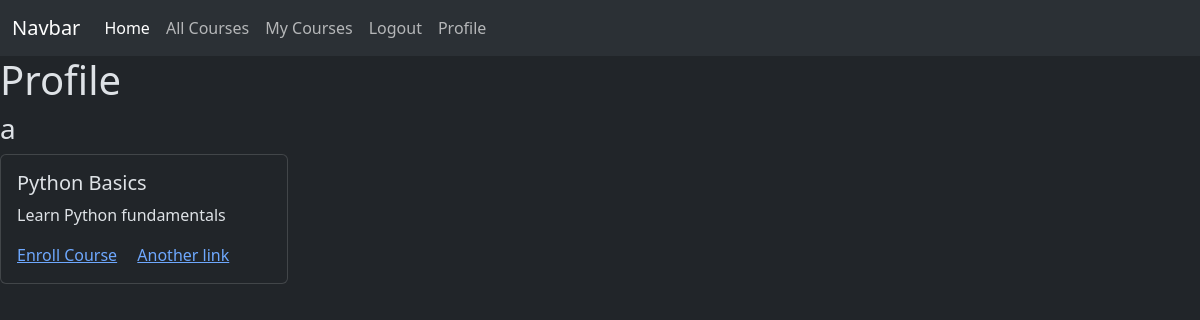
Page /user/profile/ (signed in) on the committed database.
### userApp/models.py (models this page shows)
class CustomUser(AbstractBaseUser,PermissionsMixin):
    email = models.EmailField(unique=True)
    first_name = models.CharField()
    last_name = models.CharField()
    enrolled_courses = models.ManyToManyField('courses.Course')
    is_active = models.BooleanField(default=True)
    is_staff = models.BooleanField(default = False)
    objects = CustomUserManager()
    USERNAME_FIELD = 'email'
    REQUIRED_FIELDS = ['first_name']

### courses/models.py (models this page shows, shortened)
class Course(models.Model):
    title = models.CharField(max_length=155,)
    description = models.TextField()

### userApp/views.py (the view)
# urls.py: path('profile/',views.profile,name="profile"),
def profile(request):
    all_courses = Course.objects.filter(id=request.user.id)
    return render(request,'profile.html',{'all_courses':all_courses})

### userApp/templates/profile.html (shortened to what this page needs)
{% extends "layout.html" %}
{% block content %}
    <h1>Profile</h1>
    <h3>{{user.first_name}}</h3>
    {% for course in all_courses %}
        <div class="card" style="width: 18rem;">
        <div class="card-body">
            <h5 class="card-title">{{course.title}}</h5>
            <p class="card-text">{{course.description}}</p>
            <a href="{% url 'courses:enroll_course' course.id %}" class="card-link">Enroll Course</a>
            <a href="#" class="card-link">Another link</a>
        </div>
    </div>
    {% endfor %}
{% endblock %}

### rows in the picture
CustomUser: first_name "a"
Course: title "Python Basics", description "Learn Python fundamentals"
